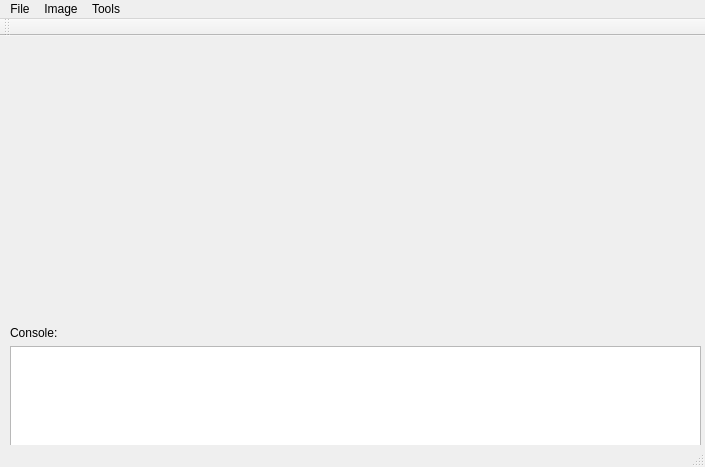
<?xml version="1.0" encoding="UTF-8"?>
<ui version="4.0">
 <class>MainWindow</class>
 <widget class="QMainWindow" name="MainWindow">
  <property name="geometry">
   <rect>
    <x>0</x>
    <y>0</y>
    <width>705</width>
    <height>467</height>
   </rect>
  </property>
  <property name="minimumSize">
   <size>
    <width>705</width>
    <height>467</height>
   </size>
  </property>
  <property name="maximumSize">
   <size>
    <width>705</width>
    <height>467</height>
   </size>
  </property>
  <property name="windowTitle">
   <string>Toolbox Calibration</string>
  </property>
  <widget class="QWidget" name="centralWidget">
   <widget class="QListWidget" name="listWidget">
    <property name="geometry">
     <rect>
      <x>10</x>
      <y>310</y>
      <width>691</width>
      <height>101</height>
     </rect>
    </property>
   </widget>
   <widget class="QLabel" name="label">
    <property name="geometry">
     <rect>
      <x>10</x>
      <y>290</y>
      <width>47</width>
      <height>13</height>
     </rect>
    </property>
    <property name="text">
     <string>Console:</string>
    </property>
   </widget>
   <widget class="QWidget" name="horizontalLayoutWidget">
    <property name="geometry">
     <rect>
      <x>20</x>
      <y>10</y>
      <width>661</width>
      <height>81</height>
     </rect>
    </property>
    <layout class="QHBoxLayout" name="horizontalLayout"/>
   </widget>
  </widget>
  <widget class="QMenuBar" name="menuBar">
   <property name="geometry">
    <rect>
     <x>0</x>
     <y>0</y>
     <width>705</width>
     <height>21</height>
    </rect>
   </property>
   <widget class="QMenu" name="menuFile">
    <property name="title">
     <string>File</string>
    </property>
    <addaction name="separator"/>
    <addaction name="actionLoad_XML"/>
    <addaction name="actionSafe_YML"/>
    <addaction name="separator"/>
    <addaction name="actionClose"/>
   </widget>
   <widget class="QMenu" name="menuImage">
    <property name="title">
     <string>Image</string>
    </property>
    <addaction name="actionLoad"/>
    <addaction name="actionCapture"/>
   </widget>
   <widget class="QMenu" name="menuTools">
    <property name="title">
     <string>Tools</string>
    </property>
    <addaction name="actionCalibrate"/>
    <addaction name="actionShow_undistorted_image"/>
    <addaction name="actionShow_Calibrated_Camera"/>
   </widget>
   <addaction name="menuFile"/>
   <addaction name="menuImage"/>
   <addaction name="menuTools"/>
  </widget>
  <widget class="QToolBar" name="mainToolBar">
   <attribute name="toolBarArea">
    <enum>TopToolBarArea</enum>
   </attribute>
   <attribute name="toolBarBreak">
    <bool>false</bool>
   </attribute>
  </widget>
  <widget class="QStatusBar" name="statusBar"/>
  <action name="actionLoad_XML">
   <property name="text">
    <string>Load XML</string>
   </property>
  </action>
  <action name="actionSafe_YML">
   <property name="text">
    <string>Save XML</string>
   </property>
  </action>
  <action name="actionLoad">
   <property name="text">
    <string>Load</string>
   </property>
  </action>
  <action name="actionCapture">
   <property name="text">
    <string>Capture</string>
   </property>
  </action>
  <action name="actionClose">
   <property name="text">
    <string>Close</string>
   </property>
  </action>
  <action name="actionCalibrate">
   <property name="text">
    <string>Calibrate</string>
   </property>
  </action>
  <action name="actionShow_undistorted_image">
   <property name="text">
    <string>Show undistorted image</string>
   </property>
  </action>
  <action name="actionShow_Calibrated_Camera">
   <property name="text">
    <string>Show Calibrated Camera</string>
   </property>
  </action>
 </widget>
 <layoutdefault spacing="6" margin="11"/>
 <resources/>
 <connections/>
</ui>
